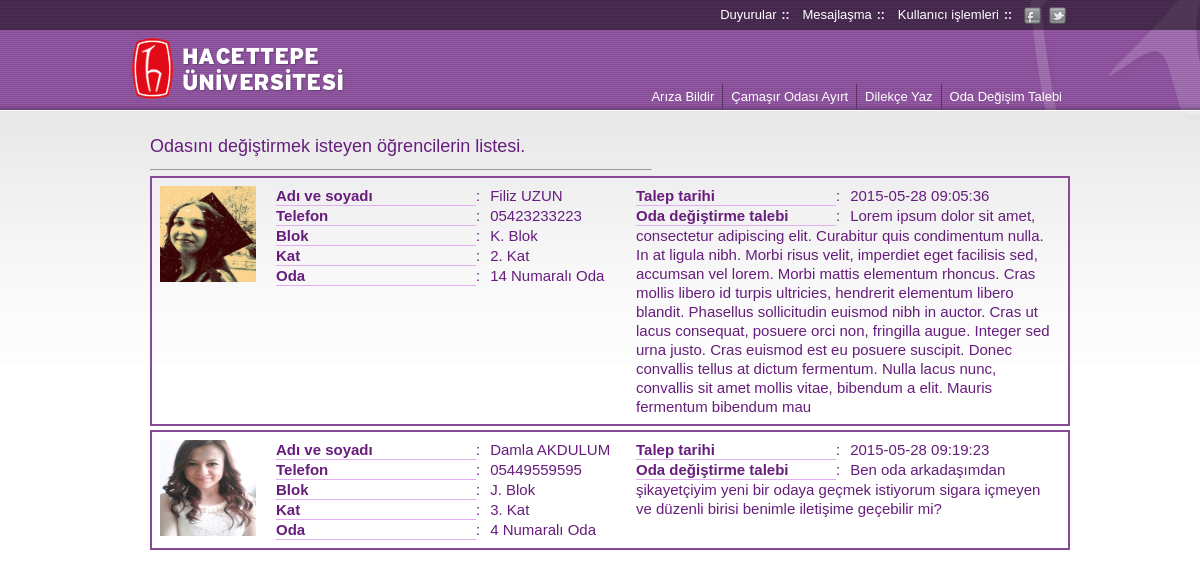
The app's page /taleplistele.php (signed in), older data.
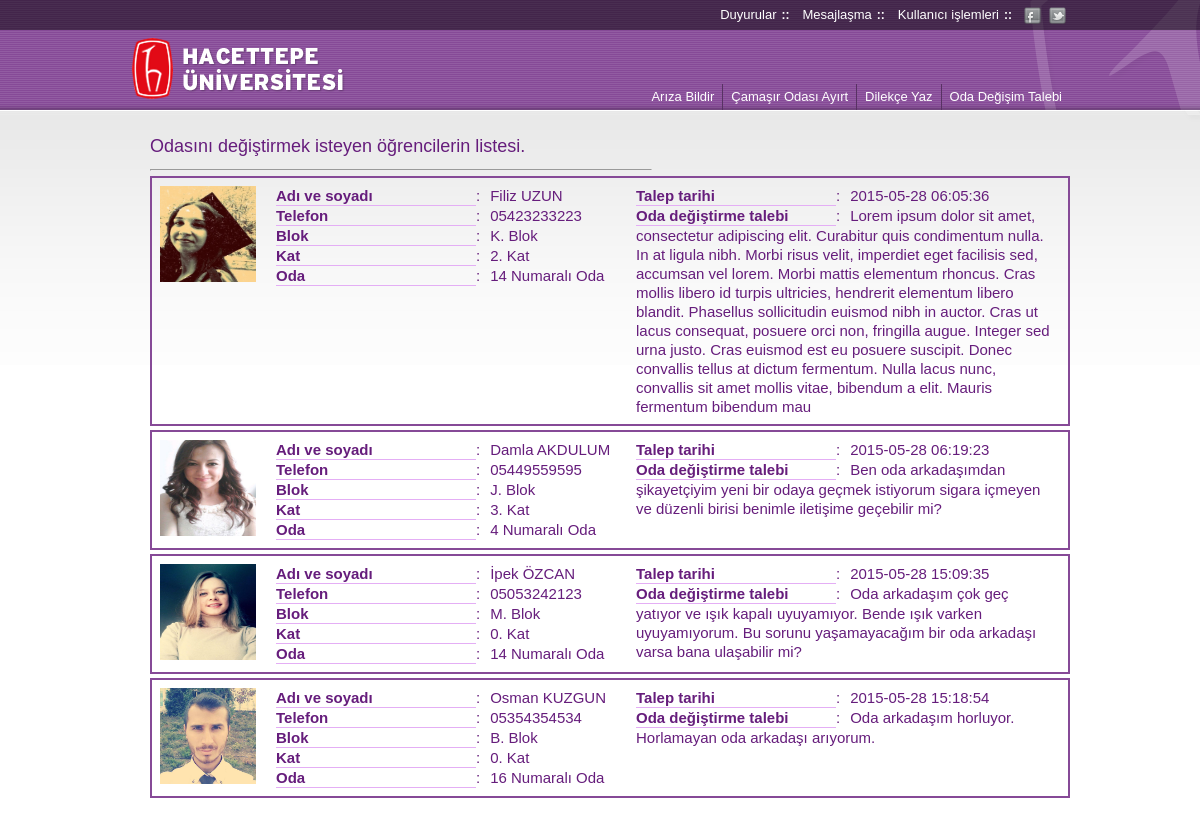
The same page, newer data.
### tables this page shows
CREATE TABLE IF NOT EXISTS `odtalepleri` (
  `ogrno` int(8) NOT NULL,
  `talepmetni` varchar(600) NOT NULL,
  `taleptarihi` timestamp NOT NULL,
  `talepdurumu` varchar(10) NOT NULL,
  `INCREMENT` int(11) NOT NULL AUTO_INCREMENT,
  PRIMARY KEY (`INCREMENT`)
);

CREATE TABLE IF NOT EXISTS `users` (
  `adsoyad` varchar(60) NOT NULL,
  `numara` int(8) NOT NULL,
  `sifre` varchar(15) NOT NULL,
  `eposta` varchar(40) NOT NULL,
  `telefon` varchar(15) NOT NULL,
  `blok` varchar(6) NOT NULL,
  `kat` int(1) NOT NULL,
  `oda` int(2) NOT NULL,
  `cinsiyet` varchar(5) NOT NULL,
  `fotograf` varchar(120) NOT NULL,
  `hakkinda` varchar(500) DEFAULT NULL,
  `konum` varchar(8) NOT NULL,
  PRIMARY KEY (`numara`)
);

### taleplistele.php (the view, shortened to what this page needs)
<?php include 'inc/head.php';?>
<body>
    <?php include 'inc/banner-menu-kullanici.php'; ?>
    <div class="kapsul">
        <h1 class="h1Tag">Odasını değiştirmek isteyen öğrencilerin listesi.</h1>
        <hr class="cetvel" />
        <?php
            $sql = "SELECT * FROM odtalepleri JOIN users ON users.numara = odtalepleri.ogrno WHERE odtalepleri.ogrno!='".$_SESSION["userData"]["numara"]."'";
            $query = mysql_query($sql);
            if($query){
                if(mysql_num_rows($query) > 0){
                    while($result =  mysql_fetch_assoc($query)) {
                        echo "
                            <div class='arizaBildirimi'>
                                <div class='ogrFoto'>
                                    <img src='$result[fotograf]' alt='Öğrencinin fotoğrafı'/>
                                </div>
                                <div class='ogrenciBilgileri'>
                                    <span class='ogrLbl'>Adı ve soyadı</span><span class='ogrBilgi'>$result[adsoyad]</span><br>
                                    <span class='ogrLbl'>Telefon</span><span class='ogrBilgi'>$result[telefon]</span><br>
                                    <span class='ogrLbl'>Blok</span><span class='ogrBilgi'>$result[blok]. Blok</span><br>
                                    <span class='ogrLbl'>Kat</span><span class='ogrBilgi'>$result[kat]. Kat</span><br>
                                    <span class='ogrLbl'>Oda</span><span class='ogrBilgi'>$result[oda] Numaralı Oda</span>
                                </div>
                                <div class='arizaicerigi ogrenciBilgileri'>
                                    <span class='ogrLbl'>Talep tarihi</span><span class='ogrBilgi'>$result[taleptarihi]</span><br>
                                    <span class='ogrLbl'>Oda değiştirme talebi</span><span class='ogrBilgi'>$result[talepmetni]</span><br>
                                </div>
                                <div class='clr'></div>
                            </div>
                        ";
                    }
                }else{
                    echo '<h2 class="h2Tag">Sistemimize bildrilen oda değişim talebi bulunmuyor.</h2>';
                }
            }  else {
                echo '<h2 class="h2Tag">Veritabanında veri bulunmuyor.</h2>';
            }
        ?>
</body>
</html>

### inc/head.php (shortened to what this page needs)
<!DOCTYPE HTML>
<html lang="tr-TR">
<head>
    <link href="css/style.css" rel="stylesheet" type="text/css"/>
    <link href="css/menu.css" rel="stylesheet" type="text/css"/>
    <link rel="stylesheet" type="text/css" href="css/jquery.datetimepicker.css"/>
    <link rel="stylesheet" href="css/jquery-ui.min.css" />
    <link href="css/jquery-ui.theme.css" rel="stylesheet" type="text/css"/>
</head>

### inc/banner-menu-kullanici.php (shortened to what this page needs)
<div class="Menu">
    <div class="hu_social">
        <a href="https://twitter.com"><div class="social twitter"></div></a>
        <a href="https://www.facebook.com/groups/792380500841287"><div class="social facebook"></div></a>
    </div>
    <ul class="menuUL">
        <li class="menuLI"><a class="bord">Kullanıcı işlemleri</a><span class="Boldweight">::</span>
        </li>
        <?php if(isset($_SESSION["userData"])){ echo '<li class="menuLI"><a class="bord" href="mesajlasma.php">Mesajlaşma</a><span class="Boldweight">::</span></li>';}?>
        <li class="menuLI"><a class="bord" href="duyurular.php">Duyurular</a><span class="Boldweight">::</span></li>
    </ul>
</div>
<div class="banner">
    <a href="index.php"><div class="hupng"></div></a>
    <div class="bannerMenu">
        <ul class="banMenu">
            <li class="banmenuitem"><a class="menuLink kesMenu">Oda Değişim Talebi</a>
            </li>
            <li class="banmenuitem"><a class="menuLink" href="dilekceyaz.php">Dilekçe Yaz</a></li>
            <li class="banmenuitem"><a class="menuLink" href="camasirsiraal.php">Çamaşır Odası Ayırt</a></li>
            <li class="banmenuitem"><a class="menuLink" href="arizabildir.php">Arıza Bildir</a></li>
        </ul>
    </div>
</div>

### css/style.css (style rules this page uses)
html { font-family: Arial, Helvetica, sans-serif; }
body { position: relative; background: url(../images/bg_grad.png) repeat-x; margin: 0; padding: 0; font-family: Arial, Helvetica, sans-serif; -webkit-touch-callout: none; -webkit-user-select: none; -khtml-user-select: none; -moz-user-select: none; -ms-user-select: none; user-select: none; }
.banner { position: relative; background-color: transparent; width: 940px; height: 80px; margin: 0 auto; padding: 0; top: 30px; }
.banner .hupng { position: relative; background: url(../images/hu_.png) no-repeat left center; width: 230px; height: 80px; float: left; }
.kapsul { position: relative; margin: 0 auto; padding: 14px; width: 900px; top: 30px; background-color: transparent; -webkit-touch-callout: none; -webkit-user-select: none; -khtml-user-select: none; -moz-user-select: none; -ms-user-select: none; user-select: none; }
.h1Tag { color:#661d7c; font-family: Arial, Helvetica, sans-serif; font-size: 18px; font-weight: normal; }
.cetvel { width: 500px; top: 0; margin: 0 400px 5px 0; padding: 0; color: #864A97; }
div.arizaBildirimi { position: relative; font-family: Arial, Helvetica, sans-serif; color:#661d7c; font-size: 15px; border: 2px solid #864A97; padding: 8px; width: 100%; min-height: 96px; margin-bottom: 4px; }
div.arizaBildirimi .ogrFoto { width: 96px; height: 96px; float: left; margin-right: 20px; }
div.arizaBildirimi .ogrFoto img { width: 100%; height: 100%; }
div.arizaBildirimi .ogrenciBilgileri { position: relative; width: 40%; padding: 0; margin: 0; float: left; }
div.arizaBildirimi .arizaicerigi { position: relative; float: left; width: 46%; }
div.arizaBildirimi .ogrenciBilgileri .ogrLbl { position: relative; width: 200px; display: inline-block; *display: inline; *zoom:1; font-weight: bold; line-height: 19px; border-bottom: 1px solid #e4aef5; }
div.arizaBildirimi .ogrenciBilgileri .ogrBilgi { line-height: 19px; }
div.arizaBildirimi .ogrenciBilgileri .ogrBilgi:before { content: ":"; margin-right: 10px; }

### css/menu.css (style rules this page uses)
.Menu { position: relative; background-color: transparent; margin: 0 auto; width: 940px; padding: 0; }
.Menu .menuUL { position: relative; margin: 0; padding: 0; list-style: none; }
.Menu .menuUL .menuLI { position: relative; background-color: transparent; margin: 0; padding: 0; height: 30px; float: right; margin-right: 8px; line-height: 24px; margin-top: 3px; color:#fff; font-family:Arial, Helvetica, sans-serif; font-size: 12px; }
.Menu .menuUL .menuLI span.Boldweight { font-weight: bold; }
.Menu .menuUL .menuLI a.bord { color: #fff; font-family:Arial, Helvetica, sans-serif; font-size: 13px; text-decoration: none; line-height: 24px; height: 24px; display: inline-block; padding: 0px 5px; }
.Menu .hu_social { position: relative; background-color: transparent; padding: 0; margin: 0; float: right; line-height: 30px; width: 50px; }
.Menu .hu_social:after { clear: both; }
.Menu .hu_social .social { background-color: transparent; width: 24px; height: 24px; line-height: 24px; float: right; margin: 0; padding: 0; margin: 4px 1px 0 0; cursor: pointer; background: url(../images/social.png); }
.Menu .hu_social .facebook { background-position: -96px 0px; }
.Menu .hu_social .twitter { background-position: -72px -0px; }
.bannerMenu { position: absolute; float: right; background-color: transparent; bottom: 0px; right: 0px; }
.bannerMenu .banMenu { position: relative; list-style: none; margin: 0; padding: 0; background-color: blue; right: 0; }
.bannerMenu .banMenu .banmenuitem { position: relative; float: right; }
.bannerMenu .banMenu .banmenuitem a.menuLink { color: #fff; font-family:Arial, Helvetica, sans-serif; font-size: 13px; text-decoration: none; padding: 0 8px; border-right: 1px solid #583263; line-height: 26px; display: inline-block; *display: inline; *zoom: 1; }
a.kesMenu { border-right: none !important; border: none; border-color: transparent; }

Row changes from the older to the newer data that the page shows:
changed odtalepleri "Filiz UZUN": taleptarihi "2015-05-28 09:05:36" → "2015-05-28 06:05:36"
changed odtalepleri "Damla AKDULUM": taleptarihi "2015-05-28 09:19:23" → "2015-05-28 06:19:23"
added odtalepleri: users.fotograf (picture), users.adsoyad "İpek ÖZCAN", users.telefon "05053242123", users.blok "M", users.kat "0", users.oda "14", taleptarihi "2015-05-28 15:09:35", talepmetni "Oda arkadaşım çok geç yatıyor ve ışık kapalı uyuyamıyor. Bende ışık varken uyuyamıyorum. Bu sorunu yaşamayacağım bir oda arkadaşı varsa bana ulaşabilir mi?"
added odtalepleri: users.fotograf (picture), users.adsoyad "Osman KUZGUN", users.telefon "05354354534", users.blok "B", users.kat "0", users.oda "16", taleptarihi "2015-05-28 15:18:54", talepmetni "Oda arkadaşım horluyor. Horlamayan oda arkadaşı arıyorum."
